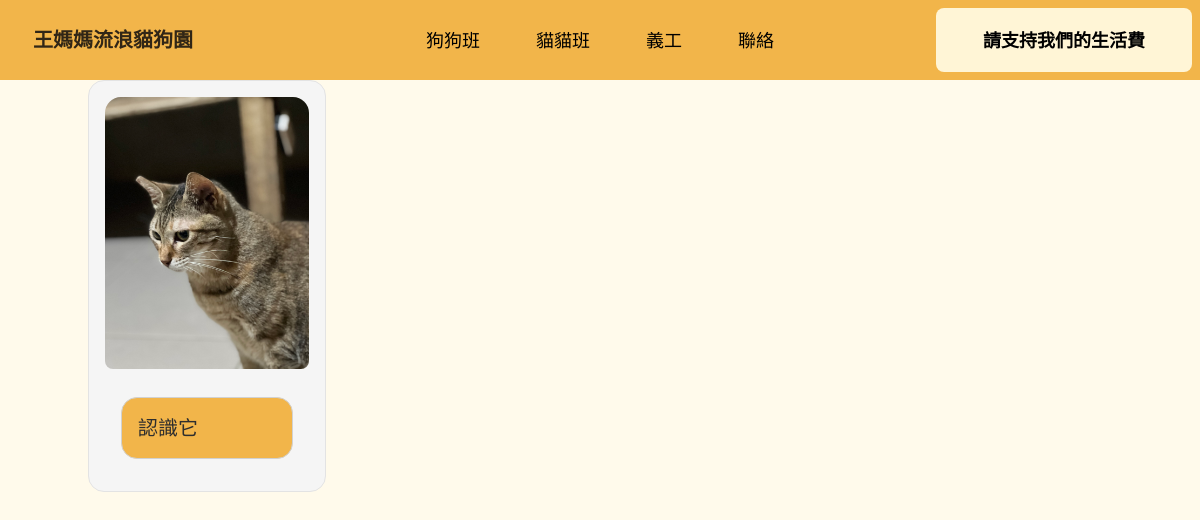
The page /貓貓班 on the database as committed earlier.
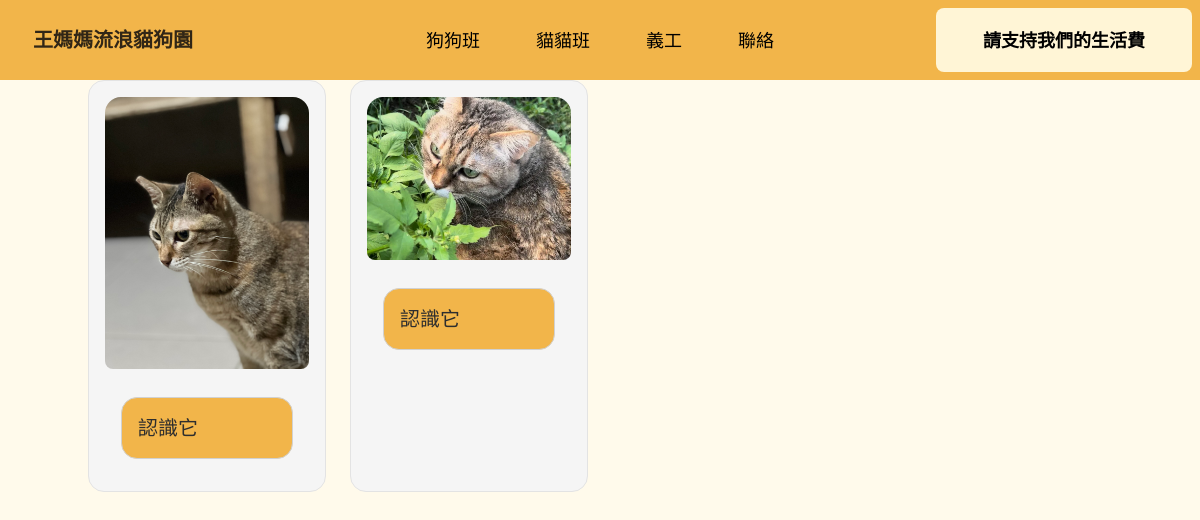
The same page on the database as committed later.
### Dog/models.py (models this page shows)
class Cats(models.Model):
	name = models.CharField(max_length=100)
	image = models.ImageField(upload_to="media/")
	bio = models.TextField()

### Dog/views.py (called while the page is built)
def cats(request):
	cats = Cats.objects.all()
	return render(request, "dog/cats.html", {
		"cats": cats
	})

### Dog/templates/dog/cats.html (shortened to what this page needs)
{% extends "dog/layout.html" %}
{% block body %}
<div class="container mx-auto bg-neutral">
	<div class="grid grid-cols-1 sm:grid-cols-2 md:grid-cols-3 lg:grid-cols-4 xl:grid-cols-5 gap-6 justify-between">
	  {% for cat in cats %}
		<div class="card group card-compact bg-base-100 card-bordered p-4 hover:shadow-2xl">
		  <figure><img src="{{cat.image.url}}" alt="{{cat.name}}" class=" coolimages w-full h-auto object-cover object-center rounded-lg dark: hover:shadow-lg"></figure>
		  <div class="card-body">
			<div class="card-actions justify-end">
			  <div tabindex="0" class="collapse border  border-base-300 bg-primary hover:text-base-100 place-self-auto ">
				<div class="collapse-title text-xl font-medium group-hover:text-base-100">
				  認識它
				</div>
			  </div>
			</div>
		  </div>
		</div>
	  {% endfor %}
	</div>
  </div>
{% endblock %}

### Dog/templates/dog/layout.html (shortened to what this page needs)
{% load static %}
<!DOCTYPE html>
<html lang='zh-TW'>
	<head>
		<link rel="stylesheet" href="{% static 'output.css' %}">
		<link rel="stylesheet" href="{% static 'css/custom.css' %}">
	</head>
	<body>
		<div class="navbar bg-primary">
			<div class="navbar-start">
			  <a class="btn hover:bg-base-100 hover:text-primary btn-primary btn-lg normal-case text-xl" href="{% url 'index'%}">王媽媽流浪貓狗園</a>
			</div>
			<div class="navbar-center hidden lg:flex">
				<ul class="flex items-center menu menu-horizontal px-1 gap-[2vw] justify-between ">
					<li><a class=" navlinks normal-case text-lg" href="{% url 'dogs' %}">狗狗班</a></li>
					<li><a class=" navlinks normal-case text-lg" href="{% url 'cats' %}">貓貓班</a></li>
					<li><a class=" navlinks normal-case text-lg" href="{% url 'volunteer' %}">義工</a></li>
					<li><a class=" navlinks normal-case text-lg" href="{% url 'about' %}">聯絡</a></li>
				</ul>
			</div>
			<div class="navbar-end">
				<a href="{% url 'donation' %}" class="box-shadow-hover btn btn-secondary hidden sm:flex sm:items-center sm:justify-center sm:btn-lg sm:btn-wide ">請支持我們的生活費</a>
			</div>
		  </div>
		{% block body%}
		{% endblock%}
	</body>
</html>

### Dog/static/css/custom.css (style rules this page uses)
html { scroll-behavior: smooth; }
body { scroll-behavior: smooth; }
a { scroll-behavior: smooth; }
img { display: block; max-width: 100%; }
.navlinks { background-image: linear-gradient( to right, #F5F5F5, #F5F5F5 50%, #000 50% ); background-size: 200% 100%; background-position: -100%; -webkit-background-clip: text; -webkit-text-fill-color: transparent; transition: all 0.3s ease-in-out; }
.navlinks::before { content: ''; background: #F5F5F5; display: block; position: absolute; bottom: -3px; left: 0; width: 0; height: 3px; }
.coolimages { display: block; margin-left: auto; margin-right: auto; }
.box-shadow-hover { background: #FFF5D6; color: #000000; border: none; cursor: pointer; transition: box-shadow 0.3s; }

### Dog/templates/dog/layout.html (style rules this page uses)
img { width: 100px; height: auto; }

Rows that differ between the two databases and show on the page:
added Cats: image (picture)
